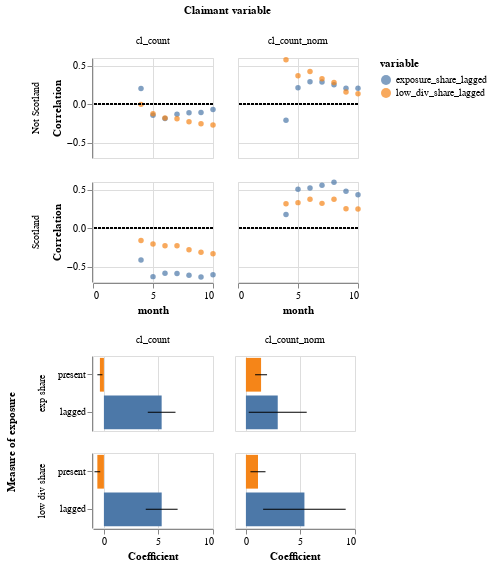

Notebook cell for this chart:
### Markdown cell above
#### Correlate div share and claimant counts normalised

### Code cell
my_vars = ['cl_count','cl_count_norm','exposure_share_lagged','low_div_share_lagged']

reg_table_ = reg_table.copy()
reg_table_['nuts1'] = reg_table_['geo_cd'].apply(assign_nuts1_to_lad)
reg_table_['is_scotland'] = ['Scotland' if x=='Scotland' else 'Not Scotland' for x in reg_table_['nuts1']]

reg_results = (reg_table_.groupby(['month','is_scotland'])
               .apply(lambda x: x[my_vars].corr())
               .reset_index(drop=False)[[
                   'month','is_scotland','level_2',
                   'exposure_share_lagged','low_div_share_lagged']])
reg_results = (reg_results.loc[reg_results['level_2'].isin(['cl_count','cl_count_norm'])]
               .melt(id_vars=['month','level_2','is_scotland'])
               .reset_index(drop=False))

reg_results['x']=0

reg_results

corr_ch = (alt.Chart(reg_results)
           .mark_point(filled=True)
           .encode(x='month',
                   y=alt.Y('value',title='Correlation'),
                   color='variable').properties(
    height=100,width=120))

corr_line = (alt.Chart(reg_results)
            .mark_rule(strokeDash=[3,1],stroke='black')
            .encode(y='x')).properties(height=100,width=120)

corr_evol= (corr_ch+corr_line).facet(column=alt.Column('level_2',title='Claimant variable'),
                          row=alt.Row('is_scotland',title=None))

regression_results = alt.vconcat(corr_evol,reg_plot).resolve_scale(color='independent')


save_altair(regression_results,'regression_results',driver=driver)

regression_results

### Figure 1 — Vega-Lite specification as saved in the notebook (floating-point values rounded to 4 significant figures)
{"config": {"view": {"continuousWidth": 400, "continuousHeight": 300}}, "vconcat": [{"data": {"name": "data-5915dabc7cee94b9d07cb1c1d96ab553"}, "facet": {"column": {"type": "nominal", "field": "level_2", "title": "Claimant variable"}, "row": {"type": "nominal", "field": "is_scotland", "title": null}}, "spec": {"layer": [{"mark": {"type": "point", "filled": true}, "encoding": {"color": {"type": "nominal", "field": "variable"}, "x": {"type": "quantitative", "field": "month"}, "y": {"type": "quantitative", "field": "value", "title": "Correlation"}}, "height": 100, "width": 120}, {"mark": {"type": "rule", "stroke": "black", "strokeDash": [3, 1]}, "encoding": {"y": {"type": "quantitative", "field": "x"}}, "height": 100, "width": 120}]}}, {"data": {"name": "data-c52584650696b5c3a7bee835f86f8366"}, "facet": {"column": {"type": "nominal", "field": "indep", "title": null}, "row": {"type": "nominal", "field": "pred", "sort": ["exp", "diversification"], "title": "Measure of exposure"}}, "spec": {"layer": [{"mark": "bar", "encoding": {"color": {"type": "nominal", "field": "temporal", "legend": null}, "x": {"type": "quantitative", "field": "coefficient"}, "y": {"type": "nominal", "field": "temporal", "sort": ["present", "lagged"], "title": null}}, "height": 75, "width": 120}, {"mark": {"type": "errorbar", "color": "black"}, "encoding": {"x": {"type": "quantitative", "field": "min", "title": "Coefficient"}, "x2": {"field": "max"}, "y": {"type": "nominal", "field": "temporal", "sort": ["present", "lagged"], "title": null}}, "height": 75, "width": 120}]}}], "resolve": {"scale": {"color": "independent"}}, "$schema": "https://vega.github.io/schema/vega-lite/v4.8.1.json", "datasets": {"data-5915dabc7cee94b9d07cb1c1d96ab553": [{"index": 0, "month": 4, "level_2": "cl_count", "is_scotland": "Not Scotland", "variable": "exposure_share_lagged", "value": 0.2021, "x": 0}, {"index": 1, "month": 4, "level_2": "cl_count_norm", "is_scotland": "Not Scotland", "variable": "exposure_share_lagged", "value": -0.2096, "x": 0}, {"index": 2, "month": 4, "level_2": "cl_count", "is_scotland": "Scotland", "variable": "exposure_share_lagged", "value": -0.4149, "x": 0}, {"index": 3, "month": 4, "level_2": "cl_count_norm", "is_scotland": "Scotland", "variable": "exposure_share_lagged", "value": 0.1769, "x": 0}, {"index": 4, "month": 5, "level_2": "cl_count", "is_scotland": "Not Scotland", "variable": "exposure_share_lagged", "value": -0.1445, "x": 0}, {"index": 5, "month": 5, "level_2": "cl_count_norm", "is_scotland": "Not Scotland", "variable": "exposure_share_lagged", "value": 0.2126, "x": 0}, {"index": 6, "month": 5, "level_2": "cl_count", "is_scotland": "Scotland", "variable": "exposure_share_lagged", "value": -0.6303, "x": 0}, {"index": 7, "month": 5, "level_2": "cl_count_norm", "is_scotland": "Scotland", "variable": "exposure_share_lagged", "value": 0.5065, "x": 0}, {"index": 8, "month": 6, "level_2": "cl_count", "is_scotland": "Not Scotland", "variable": "exposure_share_lagged", "value": -0.1859, "x": 0}, {"index": 9, "month": 6, "level_2": "cl_count_norm", "is_scotland": "Not Scotland", "variable": "exposure_share_lagged", "value": 0.2916, "x": 0}, {"index": 10, "month": 6, "level_2": "cl_count", "is_scotland": "Scotland", "variable": "exposure_share_lagged", "value": -0.5874, "x": 0}, {"index": 11, "month": 6, "level_2": "cl_count_norm", "is_scotland": "Scotland", "variable": "exposure_share_lagged", "value": 0.5211, "x": 0}, {"index": 12, "month": 7, "level_2": "cl_count", "is_scotland": "Not Scotland", "variable": "exposure_share_lagged", "value": -0.1319, "x": 0}, {"index": 13, "month": 7, "level_2": "cl_count_norm", "is_scotland": "Not Scotland", "variable": "exposure_share_lagged", "value": 0.2876, "x": 0}, {"index": 14, "month": 7, "level_2": "cl_count", "is_scotland": "Scotland", "variable": "exposure_share_lagged", "value": -0.5901, "x": 0}, {"index": 15, "month": 7, "level_2": "cl_count_norm", "is_scotland": "Scotland", "variable": "exposure_share_lagged", "value": 0.5588, "x": 0}, {"index": 16, "month": 8, "level_2": "cl_count", "is_scotland": "Not Scotland", "variable": "exposure_share_lagged", "value": -0.1103, "x": 0}, {"index": 17, "month": 8, "level_2": "cl_count_norm", "is_scotland": "Not Scotland", "variable": "exposure_share_lagged", "value": 0.2518, "x": 0}, {"index": 18, "month": 8, "level_2": "cl_count", "is_scotland": "Scotland", "variable": "exposure_share_lagged", "value": -0.6114, "x": 0}, {"index": 19, "month": 8, "level_2": "cl_count_norm", "is_scotland": "Scotland", "variable": "exposure_share_lagged", "value": 0.5962, "x": 0}, {"index": 20, "month": 9, "level_2": "cl_count", "is_scotland": "Not Scotland", "variable": "exposure_share_lagged", "value": -0.1095, "x": 0}, {"index": 21, "month": 9, "level_2": "cl_count_norm", "is_scotland": "Not Scotland", "variable": "exposure_share_lagged", "value": 0.207, "x": 0}, {"index": 22, "month": 9, "level_2": "cl_count", "is_scotland": "Scotland", "variable": "exposure_share_lagged", "value": -0.6342, "x": 0}, {"index": 23, "month": 9, "level_2": "cl_count_norm", "is_scotland": "Scotland", "variable": "exposure_share_lagged", "value": 0.4803, "x": 0}, {"index": 24, "month": 10, "level_2": "cl_count", "is_scotland": "Not Scotland", "variable": "exposure_share_lagged", "value": -0.06813, "x": 0}, {"index": 25, "month": 10, "level_2": "cl_count_norm", "is_scotland": "Not Scotland", "variable": "exposure_share_lagged", "value": 0.2056, "x": 0}, {"index": 26, "month": 10, "level_2": "cl_count", "is_scotland": "Scotland", "variable": "exposure_share_lagged", "value": -0.6044, "x": 0}, {"index": 27, "month": 10, "level_2": "cl_count_norm", "is_scotland": "Scotland", "variable": "exposure_share_lagged", "value": 0.4334, "x": 0}, {"index": 28, "month": 4, "level_2": "cl_count", "is_scotland": "Not Scotland", "variable": "low_div_share_lagged", "value": -0.002774, "x": 0}, {"index": 29, "month": 4, "level_2": "cl_count_norm", "is_scotland": "Not Scotland", "variable": "low_div_share_lagged", "value": 0.576, "x": 0}, {"index": 30, "month": 4, "level_2": "cl_count", "is_scotland": "Scotland", "variable": "low_div_share_lagged", "value": -0.1618, "x": 0}, {"index": 31, "month": 4, "level_2": "cl_count_norm", "is_scotland": "Scotland", "variable": "low_div_share_lagged", "value": 0.3176, "x": 0}, {"index": 32, "month": 5, "level_2": "cl_count", "is_scotland": "Not Scotland", "variable": "low_div_share_lagged", "value": -0.1233, "x": 0}, {"index": 33, "month": 5, "level_2": "cl_count_norm", "is_scotland": "Not Scotland", "variable": "low_div_share_lagged", "value": 0.3692, "x": 0}, {"index": 34, "month": 5, "level_2": "cl_count", "is_scotland": "Scotland", "variable": "low_div_share_lagged", "value": -0.2059, "x": 0}, {"index": 35, "month": 5, "level_2": "cl_count_norm", "is_scotland": "Scotland", "variable": "low_div_share_lagged", "value": 0.3317, "x": 0}, {"index": 36, "month": 6, "level_2": "cl_count", "is_scotland": "Not Scotland", "variable": "low_div_share_lagged", "value": -0.181, "x": 0}, {"index": 37, "month": 6, "level_2": "cl_count_norm", "is_scotland": "Not Scotland", "variable": "low_div_share_lagged", "value": 0.425, "x": 0}, {"index": 38, "month": 6, "level_2": "cl_count", "is_scotland": "Scotland", "variable": "low_div_share_lagged", "value": -0.2279, "x": 0}, {"index": 39, "month": 6, "level_2": "cl_count_norm", "is_scotland": "Scotland", "variable": "low_div_share_lagged", "value": 0.3752, "x": 0}, {"index": 40, "month": 7, "level_2": "cl_count", "is_scotland": "Not Scotland", "variable": "low_div_share_lagged", "value": -0.1901, "x": 0}, {"index": 41, "month": 7, "level_2": "cl_count_norm", "is_scotland": "Not Scotland", "variable": "low_div_share_lagged", "value": 0.3289, "x": 0}, {"index": 42, "month": 7, "level_2": "cl_count", "is_scotland": "Scotland", "variable": "low_div_share_lagged", "value": -0.2282, "x": 0}, {"index": 43, "month": 7, "level_2": "cl_count_norm", "is_scotland": "Scotland", "variable": "low_div_share_lagged", "value": 0.3222, "x": 0}, {"index": 44, "month": 8, "level_2": "cl_count", "is_scotland": "Not Scotland", "variable": "low_div_share_lagged", "value": -0.2296, "x": 0}, {"index": 45, "month": 8, "level_2": "cl_count_norm", "is_scotland": "Not Scotland", "variable": "low_div_share_lagged", "value": 0.2821, "x": 0}, {"index": 46, "month": 8, "level_2": "cl_count", "is_scotland": "Scotland", "variable": "low_div_share_lagged", "value": -0.2814, "x": 0}, {"index": 47, "month": 8, "level_2": "cl_count_norm", "is_scotland": "Scotland", "variable": "low_div_share_lagged", "value": 0.3756, "x": 0}, {"index": 48, "month": 9, "level_2": "cl_count", "is_scotland": "Not Scotland", "variable": "low_div_share_lagged", "value": -0.2552, "x": 0}, {"index": 49, "month": 9, "level_2": "cl_count_norm", "is_scotland": "Not Scotland", "variable": "low_div_share_lagged", "value": 0.159, "x": 0}, {"index": 50, "month": 9, "level_2": "cl_count", "is_scotland": "Scotland", "variable": "low_div_share_lagged", "value": -0.3119, "x": 0}, {"index": 51, "month": 9, "level_2": "cl_count_norm", "is_scotland": "Scotland", "variable": "low_div_share_lagged", "value": 0.2529, "x": 0}, {"index": 52, "month": 10, "level_2": "cl_count", "is_scotland": "Not Scotland", "variable": "low_div_share_lagged", "value": -0.2717, "x": 0}, {"index": 53, "month": 10, "level_2": "cl_count_norm", "is_scotland": "Not Scotland", "variable": "low_div_share_lagged", "value": 0.1345, "x": 0}, {"index": 54, "month": 10, "level_2": "cl_count", "is_scotland": "Scotland", "variable": "low_div_share_lagged", "value": -0.3329, "x": 0}, {"index": 55, "month": 10, "level_2": "cl_count_norm", "is_scotland": "Scotland", "variable": "low_div_share_lagged", "value": 0.2486, "x": 0}], "data-c52584650696b5c3a7bee835f86f8366": [{"index": "exposure_share_present", "coefficient": -0.3673, "min": -0.5984, "max": -0.1362, "indep": "cl_count", "pred": "exp share", "temporal": "present"}, {"index": "exposure_share_lagged", "coefficient": 5.292, "min": 4.023, "max": 6.562, "indep": "cl_count", "pred": "exp share", "temporal": "lagged"}, {"index": "low_div_share_present", "coefficient": 1.39, "min": 0.8418, "max": 1.938, "indep": "cl_count", "pred": "low div share", "temporal": "present"}, {"index": "low_div_share_lagged", "coefficient": 2.918, "min": 0.2608, "max": 5.574, "indep": "cl_count", "pred": "low div share", "temporal": "lagged"}, {"index": "exposure_share_present", "coefficient": -0.6008, "min": -0.8642, "max": -0.3374, "indep": "cl_count_norm", "pred": "exp share", "temporal": "present"}, {"index": "exposure_share_lagged", "coefficient": 5.296, "min": 3.836, "max": 6.756, "indep": "cl_count_norm", "pred": "exp share", "temporal": "lagged"}, {"index": "low_div_share_present", "coefficient": 1.106, "min": 0.4159, "max": 1.796, "indep": "cl_count_norm", "pred": "low div share", "temporal": "present"}, {"index": "low_div_share_lagged", "coefficient": 5.364, "min": 1.581, "max": 9.147, "indep": "cl_count_norm", "pred": "low div share", "temporal": "lagged"}]}}
